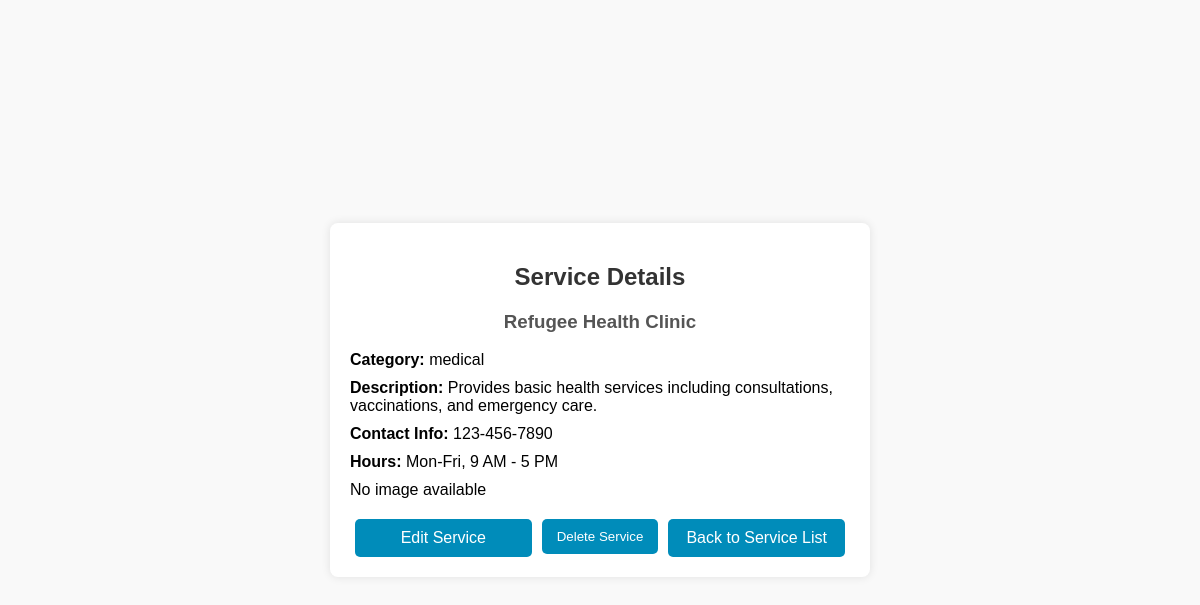
Screenshot of /services/service/1/ (signed in) with the database file from the repository.
### services/models.py (models this page shows, shortened)
class Service(models.Model):
    CATEGORY_CHOICES = [
        ('medical', 'Medical'),
        ('medical_ar', 'طبي'),
        ('food', 'Food'),
        ('food_ar', 'طعام'),
        ('education', 'Education'),
        ('education_ar', 'تعليم'),
        ('other', 'Other'),
        ('other_ar', 'آخر'),
    ]
    name = models.CharField(max_length=100)
    category = models.CharField(max_length=20, choices=CATEGORY_CHOICES)
    location = models.CharField(max_length=100)
    description = models.TextField()
    contact_info = models.CharField(max_length=100)
    hours = models.CharField(max_length=100)
    image = models.ImageField(upload_to='images/', blank=True, null=True)

### services/views.py (the view)
# urls.py: path('service/<int:pk>/', login_required(views.service_detail), name='service_detail'),
def service_detail(request, pk):
    service = get_object_or_404(Service, pk=pk)
    return render(request, 'services/service_detail.html', {'service': service})

### services/templates/services/service_detail.html (shortened to what this page needs)
<!DOCTYPE html>
<html lang="en">
<head>
    {% load static %}
    <link rel="stylesheet" type="text/css" href="{% static 'services/servicedetail.css' %}">
</head>
<body>
    <div class="container">
        <h2>Service Details</h2>
        <h3>{{ service.name }}</h3>
        <p><strong>Category:</strong> {{ service.category }}</p>
        <p><strong>Description:</strong> {{ service.description }}</p>
        <p><strong>Contact Info:</strong> {{ service.contact_info }}</p>
        <p><strong>Hours:</strong> {{ service.hours }}</p>
        {% if service.image %}
        <img src="{{ service.image.url }}" alt="{{ service.name }}">
        {% else %}
        <p>No image available</p>
        {% endif %}
        <div class="button-group">
            <a href="{% url 'edit_service' service.id %}" class="button">Edit Service</a>
            <form method="POST" action="{% url 'delete_service' service.id %}" style="display: inline;">
                <button type="submit" class="button">Delete Service</button>
            </form>
            <a href="{% url 'service_list' %}" class="button">Back to Service List</a>
        </div>
    </div>
</body>
</html>

### services/static/services/servicedetail.css (style rules this page uses)
body { font-family: Arial, sans-serif; background-color: #f9f9f9; margin: 0; padding: 0; display: flex; justify-content: center; align-items: center; height: 100vh; }
.container { width: 90%; max-width: 500px; padding: 20px; background-color: #fff; border-radius: 8px; box-shadow: 0 0 10px rgba(0, 0, 0, 0.1); }
h2 { text-align: center; color: #333; }
h3 { text-align: center; color: #555; }
p { margin: 10px 0; }
.button-group { display: flex; justify-content: space-between; margin-top: 20px; }
button { background-color: #4CAF50; color: white; border: none; padding: 10px; margin: 10px 0; cursor: pointer; border-radius: 5px; transition: background-color 0.3s; }
.button { background-color: #008CBA; color: white; padding: 10px 15px; text-decoration: none; border-radius: 5px; cursor: pointer; text-align: center; flex: 1; margin: 0 5px; transition: background-color 0.3s; }

### rows the page displays
Service: name "Refugee Health Clinic", category "medical", description "Provides basic health services including consultations, vaccinations, and emergency care.", contact_info "123-456-7890", hours "Mon-Fri, 9 AM - 5 PM"
